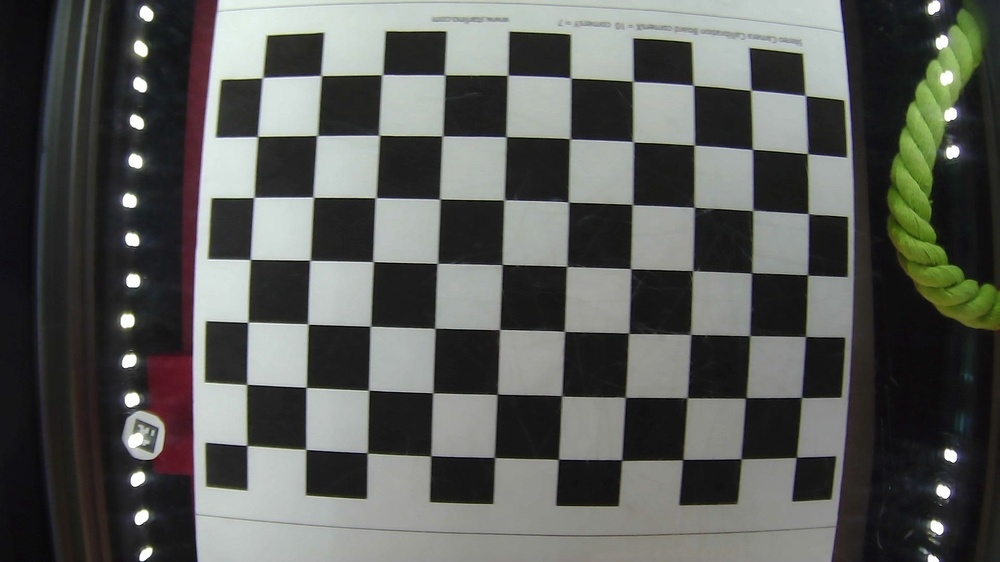
#> input picture camera_calibration/general_camera/images/frame113.jpg, 1000 x 562 px, shrunk from 1920 x 1080 before the run; its folder holds only this picture in this run
$ python Calibration.py
#> lines starting #> are read from the running program, lines starting #| are printed output that depends on the picture; after the words box and inside, x2 and y2 are one past the last pixel; in counts of white or black regions, pixels touching at a corner belong together
# This work belongs to RPL department at KTH.
# Code reference from Opencv.
# Flora 2020.8.20

import numpy as np
import cv2
import glob
import yaml

# termination criteria
criteria = (cv2.TERM_CRITERIA_EPS + cv2.TERM_CRITERIA_MAX_ITER, 30, 0.001)

# prepare object points, like (0,0,0), (1,0,0), (2,0,0) ....,(6,5,0)
objp = np.zeros((10*7,3), np.float32)
objp[:,:2] = np.mgrid[0:10,0:7].T.reshape(-1,2)

# Arrays to store object points and image points from all the images.
objpoints = [] # 3d point in real world space
imgpoints = [] # 2d points in image plane.

images = glob.glob('./images/*.jpg')


found = 0
for fname in images:

    img = cv2.imread(fname)
#> img is the input picture: shape (562, 1000, 3); mean B, G, R 87.6, 91.2, 89.3
    gray = cv2.cvtColor(img, cv2.COLOR_BGR2GRAY)
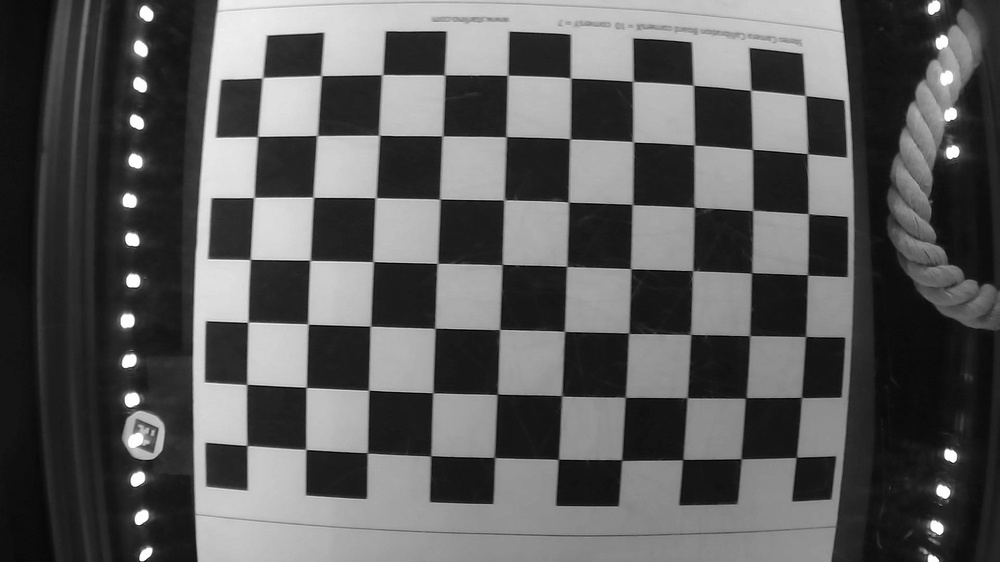
#> gray: shape (562, 1000); min 0, max 255, mean 90.2

    # Find the chess board corners
    ret, corners = cv2.findChessboardCorners(gray, (10,7),None)
#> ret = True; corners = 70 rows, first 8: [796.4, 457.3], [740.9, 459], [682.7, 459.7], [621.5, 459.8], [558.3, 459.4], [494.3, 457.5], [430.8, 456.1], [367.2, 452.9]

    #print(ret, corners)
    # If found, add object points, image points (after refining them)
    if ret == True:
        objpoints.append(objp)

        corners2 = cv2.cornerSubPix(gray,corners,(11,11),(-1,-1),criteria)
#> corners2 = 70 rows, first 8: [796.3, 457.3], [741.1, 458.7], [682.8, 459.5], [621.6, 460.2], [558.4, 459.3], [494.4, 457.5], [430.7, 455.7], [367.3, 452.8]
        imgpoints.append(corners2)

        # Draw and display the corners
        img = cv2.drawChessboardCorners(img, (10,7), corners2,ret)
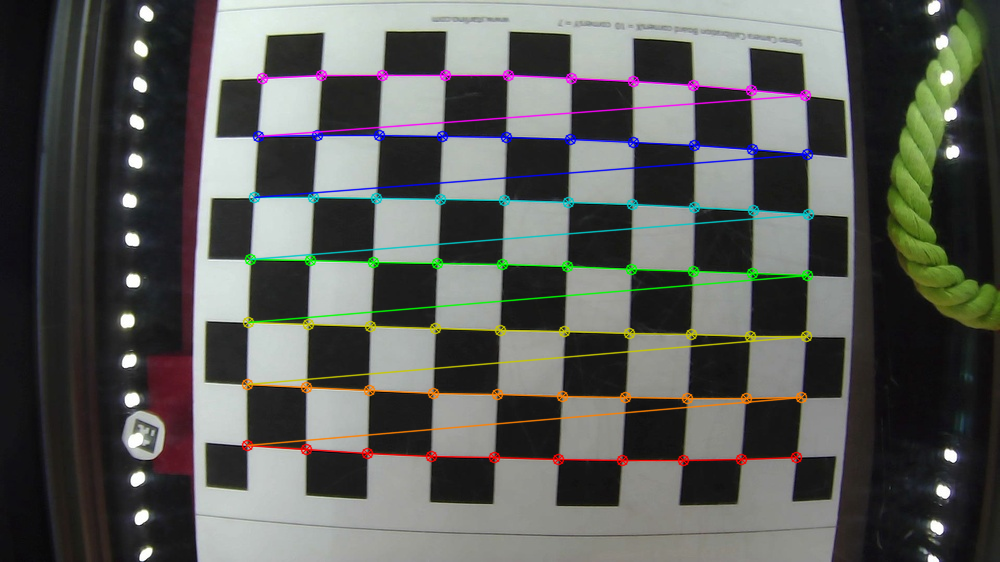
#> img: shape (562, 1000, 3); 4.81% of pixels changed, all inside (x1, y1, x2, y2) = (241, 69, 815, 467)
        found += 1
        cv2.imshow('img',img)
        cv2.waitKey(500)


            # if you want to save images with detected corners
            # uncomment following 2 lines and lines 5, 18 and 19
        image_name =  'calibresult' + str(found) + '.png'
        cv2.imwrite(image_name, img)

print("Number of images used for calibration: ", found)

# When everything done, release the capture
# cap.release()
cv2.destroyAllWindows()

# calibration
ret, mtx, dist, rvecs, tvecs = cv2.calibrateCamera(objpoints, imgpoints, gray.shape[::-1], None, None)
#> ret = 0.29; mtx = [[2530.8, 0, 603.9], [0, 2544.9, 252.6], [0, 0, 1]]; dist = [[-3.56, 17.55, 0.0657, -0.187, -659.8]]; rvecs = ([-0.184, 0.0266, -3.11],); tvecs = ([3.31, 3.34, 39.07],)

# transform the matrix and distortion coefficients to writable lists
data = {'camera_matrix': np.asarray(mtx).tolist(),
        'dist_coeff': np.asarray(dist).tolist()}
#> data = {'camera_matrix': [[2530.8, 0, 603.9], [0, 2544.9, 252.6], [0, 0, 1]], 'dist_coeff': [[-3.56, 17.55, 0.0657, -0.187, -659.8]]}

# and save it to a file
with open("calibration_matrix.yaml", "w") as f:
    yaml.dump(data, f)

$ run again, on camera_calibration/general_camera/images/frame213.jpg
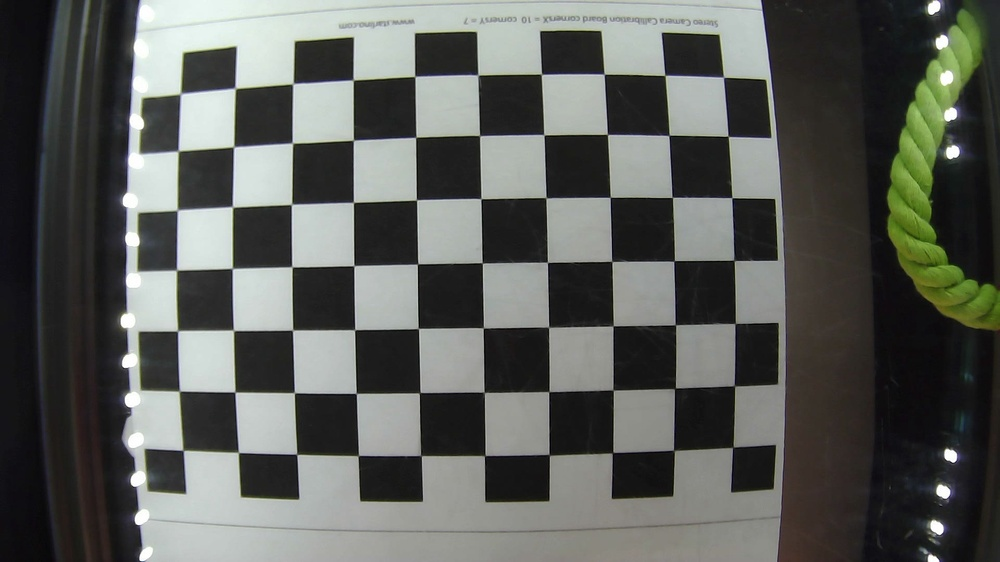
#> input picture camera_calibration/general_camera/images/frame213.jpg, 1000 x 562 px, shrunk from 1920 x 1080 before the run
#> img is the input picture: shape (562, 1000, 3); mean B, G, R 89.8, 94, 91.6
#> `gray = cv2.cvtColor(img, cv2.COLOR_BGR2GRAY)`:
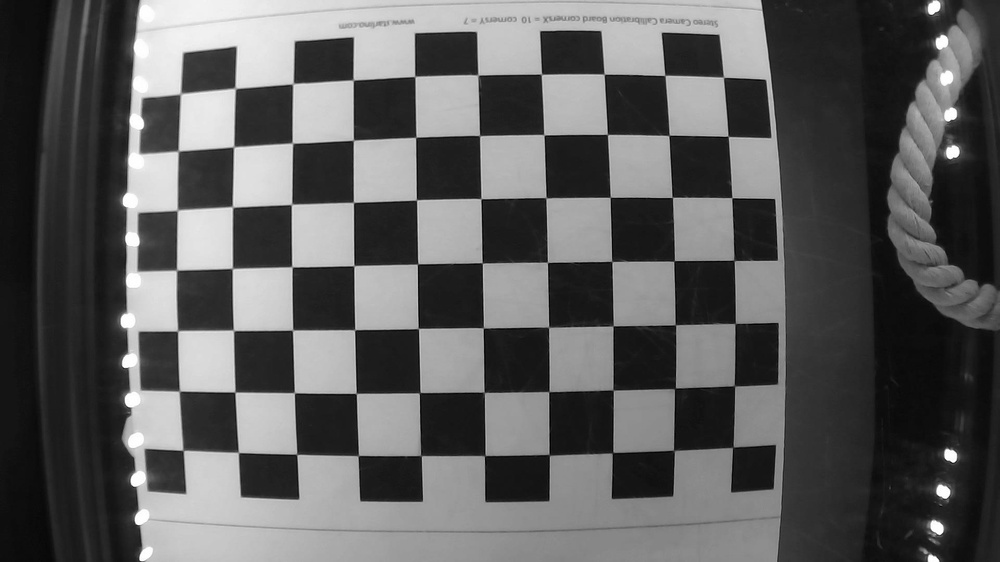
#> gray: shape (562, 1000); min 0, max 255, mean 92.8
#> `ret, corners = cv2.findChessboardCorners(gray, (10,7),None)`: ret = True; corners = 70 rows, first 8: [732.7, 447.3], [673.9, 450.5], [612.7, 452.4], [549.4, 454.9], [484.9, 455.7], [421.2, 455.9], [358.3, 455.6], [296.6, 454.4]
#> corners2 = 70 rows, first 8: [732.7, 447.2], [673.9, 450.3], [612.5, 452.6], [549.2, 454.8], [484.6, 455.5], [421, 455.5], [358.3, 455.5], [296.7, 454.2]
#> `img = cv2.drawChessboardCorners(img, (10,7), corners2,ret)`:
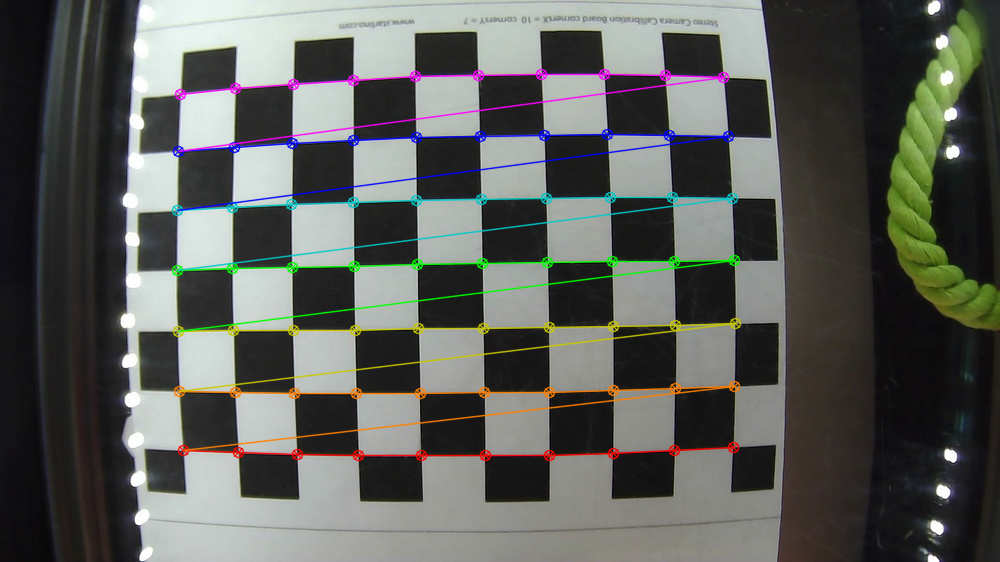
#> img: shape (562, 1000, 3); 4.8% of pixels changed, all inside (x1, y1, x2, y2) = (171, 68, 742, 462)
#> `ret, mtx, dist, rvecs, tvecs = cv2.calibrateCamera(objpoints, imgpoint..`: ret = 0.288; mtx = [[1036, 0, 454.2], [0, 1030.1, 301.6], [0, 0, 1]]; dist = [[-0.557, -0.639, -0.000189, -0.00341, 5.17]]; rvecs = ([0.126, -0.0115, 3.12],); tvecs = ([4.47, 2.34, 15.55],)
#> data = {'camera_matrix': [[1036, 0, 454.2], [0, 1030.1, 301.6], [0, 0, 1]], 'dist_coeff': [[-0.557, -0.639, -0.000189, -0.00341, 5.17]]}
